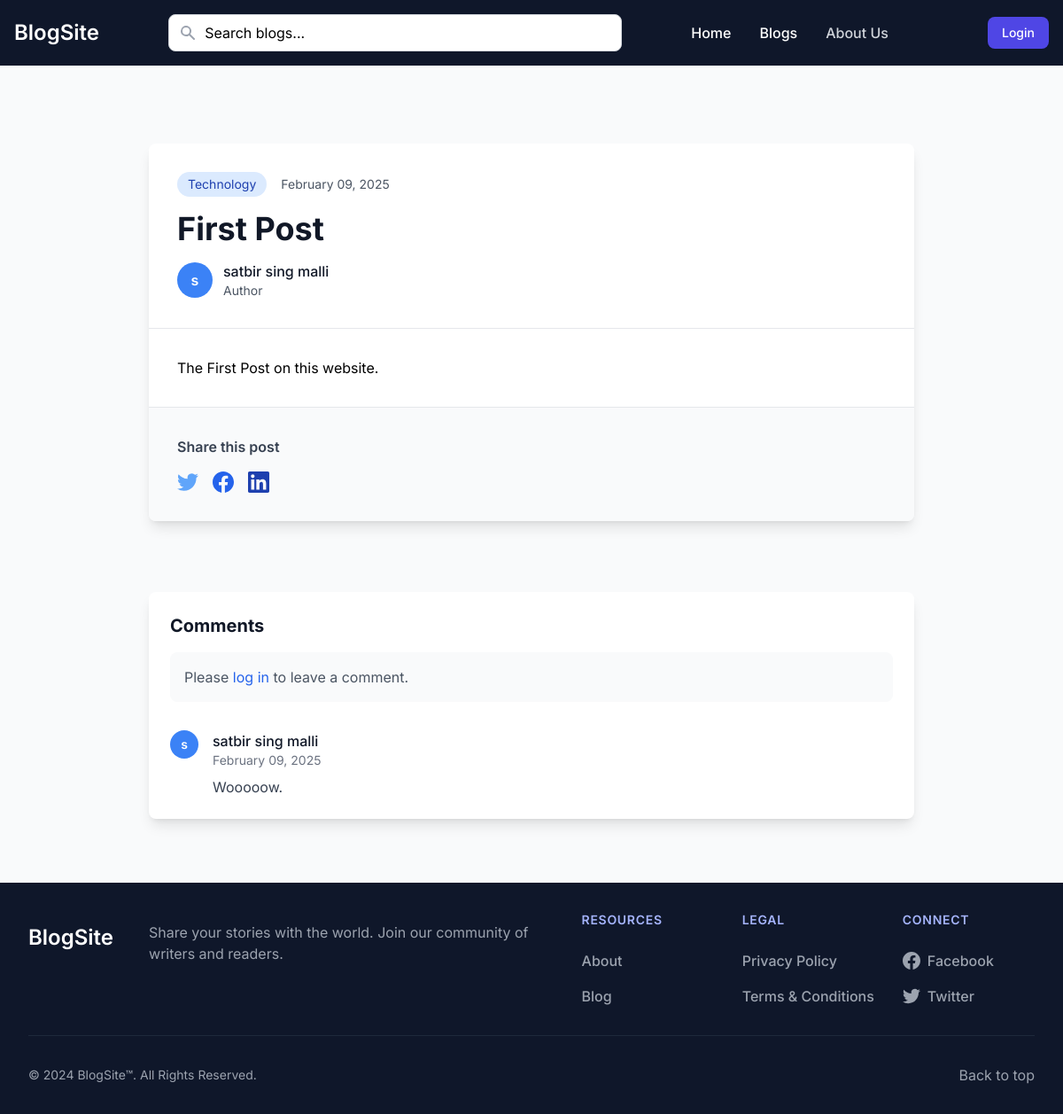
The app's page /blog/1, older data.
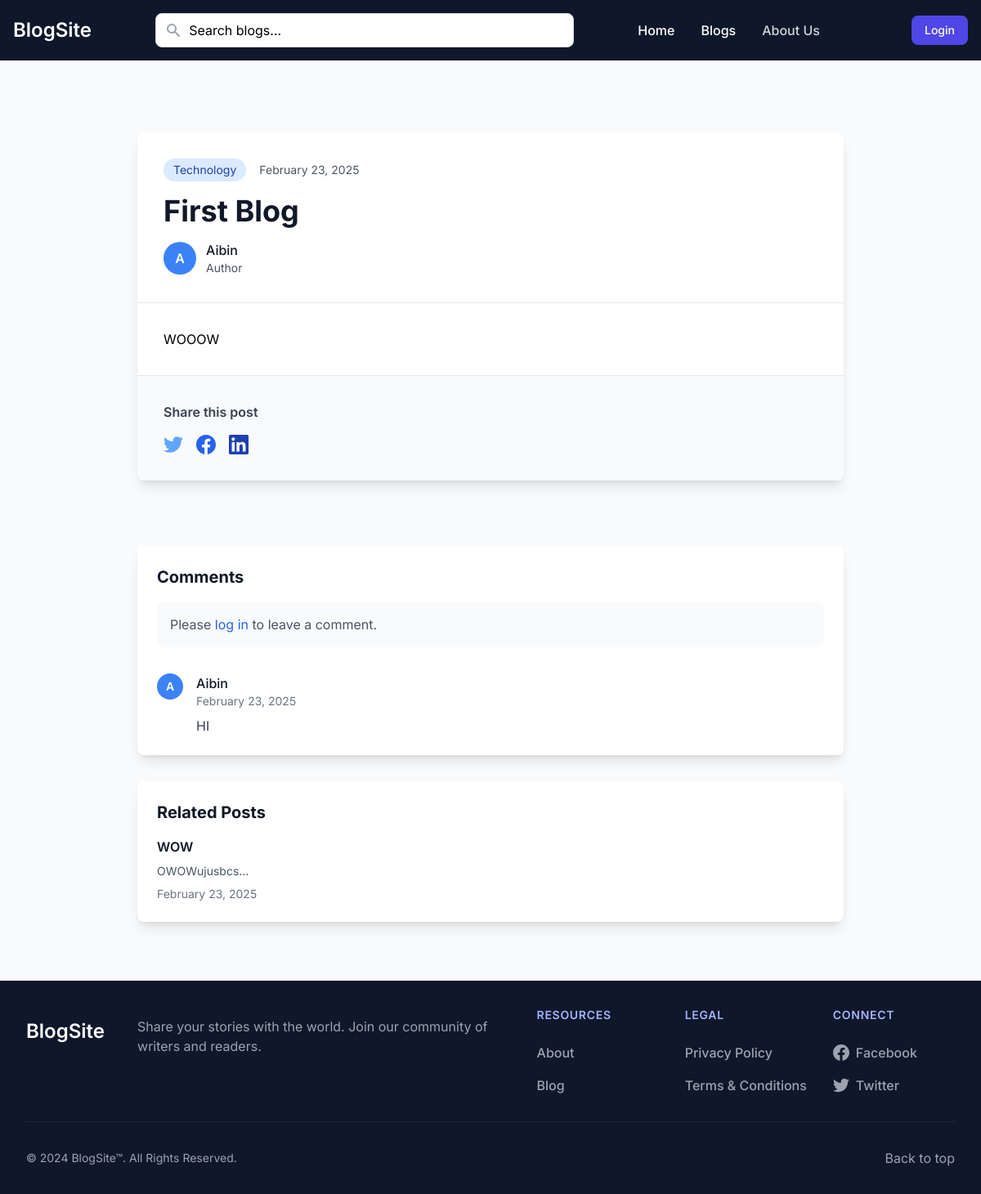
The same page, newer data.
### app.py (models this page shows, shortened)
class Blog(db.Model):
    id = db.Column(db.Integer, primary_key=True)
    title = db.Column(db.String(200), nullable=False)
    content = db.Column(db.Text, nullable=False)
    author_id = db.Column(db.Integer, db.ForeignKey('user.id'), nullable=False)
    category_id = db.Column(db.Integer, db.ForeignKey('category.id'), nullable=False)
    status = db.Column(db.String(20), default='draft')
    moderation_status = db.Column(db.String(20), default='pending')
    moderation_comment = db.Column(db.Text)
    moderated_by = db.Column(db.Integer, db.ForeignKey('user.id'))
    moderated_at = db.Column(db.DateTime)
    created_at = db.Column(db.DateTime, default=datetime.utcnow)
    updated_at = db.Column(db.DateTime, default=datetime.utcnow, onupdate=datetime.utcnow)
    comments = db.relationship('Comment', backref='blog', lazy=True)
    likes = db.relationship('Like', backref='blog', lazy=True)
    author = db.relationship('User', foreign_keys=[author_id], backref='blogs')
    moderator = db.relationship('User', foreign_keys=[moderated_by], backref='moderated_blogs')

class User(UserMixin, db.Model):
    id = db.Column(db.Integer, primary_key=True)
    name = db.Column(db.String(100), nullable=False)
    email = db.Column(db.String(120), unique=True, nullable=False)
    password = db.Column(db.String(200), nullable=False)
    is_admin = db.Column(db.Boolean, default=False)
    created_at = db.Column(db.DateTime, nullable=False, default=datetime.utcnow)
    updated_at = db.Column(db.DateTime, default=datetime.utcnow, onupdate=datetime.utcnow)

class Comment(db.Model):
    id = db.Column(db.Integer, primary_key=True)
    content = db.Column(db.Text, nullable=False)
    blog_id = db.Column(db.Integer, db.ForeignKey('blog.id'), nullable=False)
    user_id = db.Column(db.Integer, db.ForeignKey('user.id'), nullable=False)
    created_at = db.Column(db.DateTime, default=datetime.utcnow)
    updated_at = db.Column(db.DateTime, default=datetime.utcnow, onupdate=datetime.utcnow)
    user = db.relationship('User', backref='comments')

### app.py (the view, shortened to what this page needs)
@app.route('/blog/<int:blog_id>', methods=['GET', 'POST'])
def view_blog(blog_id):
    blog = Blog.query.get_or_404(blog_id)
    if (blog.status == 'rejected' or blog.moderation_status == 'rejected') and \
       (not current_user.is_authenticated or not current_user.is_admin):
        abort(404)
    has_liked = False
    if current_user.is_authenticated:
        has_liked = any(like.user_id == current_user.id for like in blog.likes)
    comments = Comment.query.filter_by(blog_id=blog.id)\
        .order_by(Comment.created_at.desc()).all()
    related_blogs = Blog.query.filter(
        Blog.category_id == blog.category_id,
        Blog.id != blog.id,
        Blog.status == 'published'
    ).limit(3).all()
    return render_template('view_blog.html',
                         blog=blog,
                         comments=comments,
                         related_blogs=related_blogs,
                         has_liked=has_liked,
                         user=current_user)

### app.py (called while the page is built)
@app.context_processor
def utility_processor():
    return {
        'POSTS_PER_PAGE': app.config['POSTS_PER_PAGE'],
        'min': min  # Make min() function available in templates
    }

### templates/view_blog.html (shortened to what the changed rows need)
{% extends "base.html" %}
{% block content %}
<div class="max-w-4xl mx-auto my-10 px-4">
    <div class="bg-white rounded-lg shadow-lg overflow-hidden mb-8">
        <div class="p-8">
            <div class="flex items-center space-x-4 mb-4">
                <span class="px-3 py-1 bg-blue-100 text-blue-800 rounded-full text-sm">
                    {{ blog.category.name }}
                </span>
                <span class="text-gray-600 text-sm">
                    {{ blog.created_at.strftime('%B %d, %Y') }}
                </span>
            </div>
            <h1 class="text-4xl font-bold text-gray-900 mb-4">{{ blog.title }}</h1>
            <div class="flex items-center space-x-4">
                <div class="flex items-center">
                    <div class="w-10 h-10 bg-blue-500 rounded-full flex items-center justify-center text-white font-semibold">
                        {{ blog.author.name[:1] }}
                    </div>
                    <div class="ml-3">
                        <p class="text-gray-900 font-medium">{{ blog.author.name }}</p>
                        <p class="text-gray-600 text-sm">Author</p>
                    </div>
                </div>
            </div>
        </div>
        <div class="prose max-w-none p-8 border-t">
            {{ blog.content|safe }}
        </div>
    </div>
    <br><br>
    <div class="bg-white rounded-lg shadow-lg overflow-hidden mb-8">
        <div class="p-6">
            <div class="space-y-6">
                {% for comment in comments %}
                <div class="flex space-x-4">
                    <div class="flex-shrink-0">
                        <div class="w-8 h-8 bg-blue-500 rounded-full flex items-center justify-center text-white text-sm font-semibold">
                            {{ comment.user.name[:1] }}
                        </div>
                    </div>
                    <div class="flex-grow">
                        <div class="flex items-center justify-between">
                            <div>
                                <p class="font-medium text-gray-900">{{ comment.user.name }}</p>
                                <p class="text-gray-500 text-sm">{{ comment.created_at.strftime('%B %d, %Y') }}</p>
                            </div>
                        </div>
                        <div class="mt-2 text-gray-700">
                            {{ comment.content }}
                        </div>
                    </div>
                </div>
                {% else %}
                <p class="text-gray-600 text-center py-4">No comments yet. Be the first to comment!</p>
                {% endfor %}
            </div>
        </div>
    </div>
    {% if related_blogs %}
    <div class="bg-white rounded-lg shadow-lg overflow-hidden">
        <div class="p-6">
            <h3 class="text-xl font-bold text-gray-900 mb-4">Related Posts</h3>
            <div class="grid grid-cols-1 md:grid-cols-3 gap-6">
                {% for related in related_blogs %}
                <div class="group">
                    <a href="{{ url_for('view_blog', blog_id=related.id) }}" class="block">
                        <h4 class="font-semibold text-gray-900 group-hover:text-blue-600 transition-colors">
                            {{ related.title }}
                        </h4>
                        <p class="mt-2 text-sm text-gray-600">
                            {{ related.content[:100]|striptags }}...
                        </p>
                        <p class="mt-2 text-sm text-gray-500">
                            {{ related.created_at.strftime('%B %d, %Y') }}
                        </p>
                    </a>
                </div>
                {% endfor %}
            </div>
        </div>
    </div>
    {% endif %}
</div>
{% endblock %}

Row changes from the older to the newer data that the page shows:
removed Comment: user "s", user.name "satbir sing malli", created_at "February 09, 2025", content "Wooooow."
changed Blog: created_at "February 09, 2025" → "February 23, 2025"; title "First Post" → "First Blog"; content "The First Post on this website." → "WOOOW"
changed User: author "s" → "A"; author.name "satbir sing malli" → "Aibin"
added Comment: user "A", user.name "Aibin", created_at "February 23, 2025", content "HI"
added Blog: title "WOW", content "OWOWujusbcs", created_at "February 23, 2025"
Text that changed along with them:
text now shown: "Related Posts"
